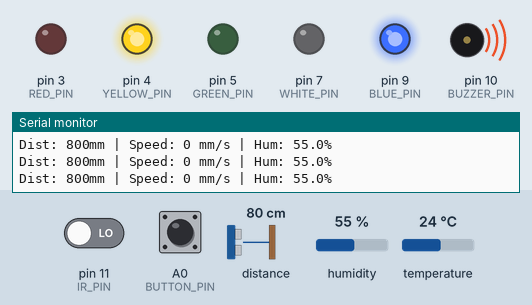
Bench run of a sketch on a simulated Arduino Uno, built with avr-gcc and run on an emulated ATmega328P. On the bench: output pins drawn as LEDs (lit = HIGH), buzzer (waves = sounding, pin HIGH), the last lines printed to the serial monitor. The inputs (shaded band) are chosen by the test bench; at power-on: A0 (BUTTON_PIN) HIGH, humidity 55 %, pin 11 (IR_PIN) LOW, distance to the obstacle 80 cm, temperature 24 °C.

Above: at 1.2 s.
1.3 s: A0 (BUTTON_PIN) pulled LOW for 0.15 s
At 1.65 s:
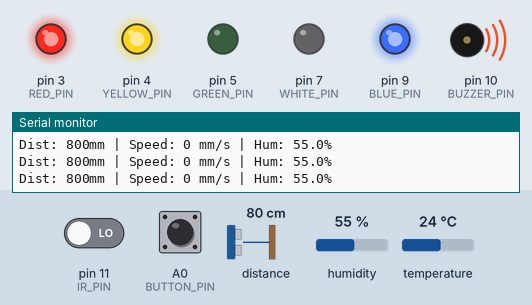
At 2.0 s:
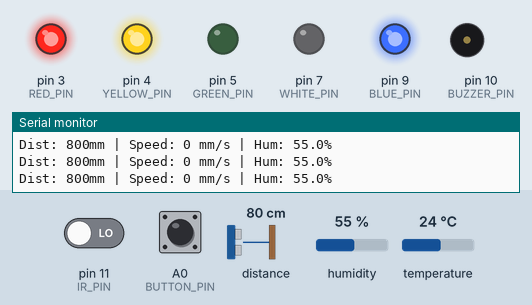
4.3 s: humidity set to 84 %
5.8 s: humidity set to 87 %
At 6.5 s:
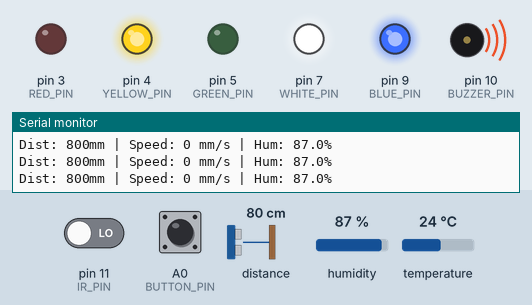
7.3 s: pin 11 (IR_PIN) driven HIGH
At 8.4 s:
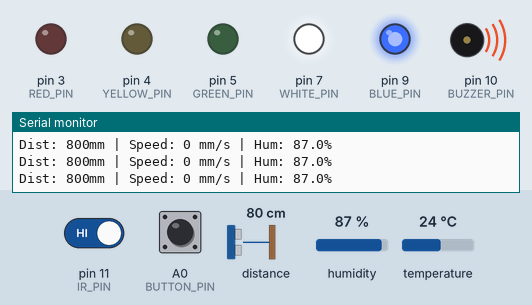
8.8 s: distance to the obstacle set to 27 cm
11.8 s: distance to the obstacle set to 23 cm
Timing chart, 0 to 14.8 s (numbered marks = the images above; inputs shaded):
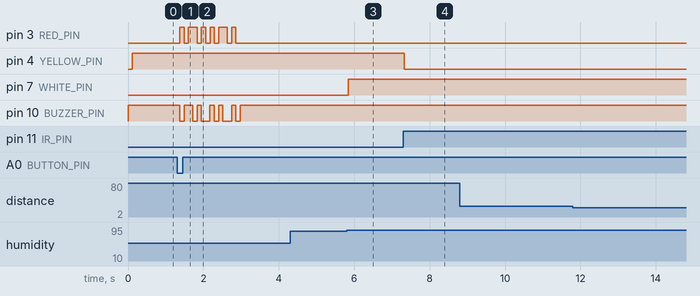

Measured:
- the behaviour switches between 85 and 86 % on humidity (found by bisection; images 2 and 3)
- after the input at 1.3 s, pin 3 (RED_PIN): LOW → HIGH after 0.07 s, → LOW 0.11 s later, → HIGH 0.11 s later, → LOW 0.23 s later, … (12 changes in this stretch); pin 10 (BUZZER_PIN): HIGH → LOW after 0.07 s, → HIGH 0.11 s later, → LOW 0.23 s later, → HIGH 0.11 s later, … (12 changes in this stretch)
- after the input at 5.8 s, pin 7 (WHITE_PIN): LOW → HIGH at once
- after the input at 7.3 s, pin 4 (YELLOW_PIN): HIGH → LOW at once

The sketch:

fusion_perception.ino
```cpp
/*
 * 智能驾驶感知系统 - 绝对编译通过且防卡死版
 * 修复：修正函数名拼写错误，优化初始化顺序，确保蓝灯必亮。
 */
#include <Wire.h>
#include <VL53L0X.h>
#include <Adafruit_AHTX0.h>

// ================= 1. 引脚定义 =================
#define IR_PIN        11
#define BUZZER_PIN    10   // 蜂鸣器 (低电平触发)
#define BLUE_PIN      9    // 系统运行指示
#define WHITE_PIN     7    // 湿度高/下雨
#define YELLOW_PIN    4    // 红外避障
#define RED_PIN       3    // 快速逼近警告 / 变道失败
#define GREEN_PIN     5    // 变道成功
#define BUTTON_PIN    A0   // 变道按键

// ================= 2. 核心阈值 =================
#define HUM_ON        85.0  // 湿度开灯
#define HUM_OFF       75.0  // 湿度关灯防抖
#define TOF_MAX_DIST  800   // 雷达警告距离 (80cm)
#define APPROACH_SPD  1000  // 快速靠近速度阈值 (mm/s)

// ================= 3. 全局变量 =================
VL53L0X tof;
Adafruit_AHTX0 aht;

unsigned long lastTime = 0;
int lastDist = -1;
float rawSpeed = 0.0;
float smoothSpeed = 0.0;

bool whiteLedOn = false;
bool btnReady = true;
unsigned long redFlashStartTime = 0;
unsigned long greenStartTime = 0;

bool isApproachWarning = false;
bool isRedFlashing = false;
bool isGreenLit = false;

// ================= 4. 初始化 setup =================
void setup() {
  Serial.begin(9600);

  // 1. 最先初始化所有输出引脚，并强制点亮蓝灯！
  pinMode(BLUE_PIN, OUTPUT);   digitalWrite(BLUE_PIN, HIGH); // 只要进 setup，蓝灯立刻亮
  pinMode(BUZZER_PIN, OUTPUT); digitalWrite(BUZZER_PIN, HIGH); // 默认关闭
  pinMode(WHITE_PIN, OUTPUT);  digitalWrite(WHITE_PIN, LOW);
  pinMode(YELLOW_PIN, OUTPUT); digitalWrite(YELLOW_PIN, LOW);
  pinMode(RED_PIN, OUTPUT);    digitalWrite(RED_PIN, LOW);
  pinMode(GREEN_PIN, OUTPUT);  digitalWrite(GREEN_PIN, LOW);

  // 2. 初始化输入引脚
  pinMode(BUTTON_PIN, INPUT_PULLUP);
  pinMode(IR_PIN, INPUT);

  // 3. 最后再初始化容易卡顿的传感器 (I2C)
  Wire.begin();
  Serial.println("Blue LED is ON. System started.");

  // 4. 雷达初始化（增加容错，初始化失败也不会卡死程序）
  tof.setTimeout(500);
  if (!tof.init()) {
    Serial.println("WARNING: VL53L0X Sensor Failed. But system continues!");
  } else {
    tof.startContinuous(50);
    Serial.println("VL53L0X Sensor is Ready.");
  }

  // 5. 温湿度初始化
  if (!aht.begin()) {
    Serial.println("WARNING: AHT20 Sensor Failed.");
  }
}

// ================= 5. 主循环 loop =================
void loop() {
  unsigned long now = millis();

  // --- A. 传感器数据读取 ---
  int dist = -1;
  // 只有雷达初始化成功才读取，防止程序卡死
  if (tof.init()) {
    dist = tof.readRangeContinuousMillimeters();
    if (tof.timeoutOccurred() || dist <= 0 || dist > 2000) {
      dist = -1; // 数据无效，标记为 -1
    }
  }

  // 计算并强力平滑速度 (过滤掉传感器微小抖动)
  if (dist >= 0 && lastDist >= 0 && (now - lastTime) >= 50) {
    float dt = (now - lastTime) / 1000.0;
    rawSpeed = (lastDist - dist) / dt;
    smoothSpeed = smoothSpeed * 0.7 + rawSpeed * 0.3; // 0.7的平滑权重
    lastTime = now;
  }
  lastDist = dist;

  // 读取温湿度数据
  sensors_event_t h, t;
  if (aht.getEvent(&h, &t)) {
    if (h.relative_humidity > HUM_ON && !whiteLedOn) whiteLedOn = true;
    else if (h.relative_humidity < HUM_OFF && whiteLedOn) whiteLedOn = false;
  }

  bool irBlocked = (digitalRead(IR_PIN) == LOW);
  bool btnPressed = (digitalRead(BUTTON_PIN) == LOW);

  // --- B. 串口打印 (方便调试雷达警告) ---
  Serial.print("Dist: "); Serial.print(dist);
  Serial.print("mm | Speed: "); Serial.print(smoothSpeed, 0); Serial.print(" mm/s");
  Serial.print(" | Hum: "); Serial.print(h.relative_humidity, 1); Serial.print("%");
  Serial.println();

  // --- C. 核心逻辑控制 (互不干扰) ---

  // 1. 【常驻】红外避障黄灯 (不受按键影响)
  digitalWrite(YELLOW_PIN, irBlocked ? HIGH : LOW);

  // 2. 【白灯】湿度控制 (彻底不参与雷达报警)
  if (!isApproachWarning && !isRedFlashing) {
    digitalWrite(WHITE_PIN, whiteLedOn ? HIGH : LOW);
  }

  // 3. 【最高级】雷达快速逼近警告 (红灯快闪 + 蜂鸣器鸣叫)
  // 只有在距离小于80cm 且 平滑后的速度大于 1000mm/s 时报警
  if (dist > 0 && dist < TOF_MAX_DIST && smoothSpeed > APPROACH_SPD) {
    isApproachWarning = true;

    // 雷达报警节奏 (150毫秒闪烁一次)
    if (now % 150 < 75) {
      digitalWrite(RED_PIN, HIGH);
      digitalWrite(BUZZER_PIN, LOW);  // 低电平响
    } else {
      digitalWrite(RED_PIN, LOW);
      digitalWrite(BUZZER_PIN, HIGH); // 高电平停
    }
  } else {
    isApproachWarning = false;
    digitalWrite(BUZZER_PIN, HIGH); // 无警告时关闭蜂鸣器
  }

  // 4. 【变道】按键逻辑 (只有在非雷达警告时才能触发)
  if (btnPressed && btnReady && !isApproachWarning) {
    btnReady = false; // 锁定按键，防止连按

    if (irBlocked) {
      // 变道失败：红灯闪烁 + 蜂鸣器响
      isRedFlashing = true;
      redFlashStartTime = now;
    } else {
      // 变道成功：绿灯亮1秒
      isGreenLit = true;
      greenStartTime = now;
    }
  }
  if (!btnPressed) btnReady = true; // 手松开解锁按键

  // 变道失败：红灯闪烁逻辑
  if (isRedFlashing && !isApproachWarning) {
    if (now % 200 < 100) digitalWrite(RED_PIN, HIGH);
    else digitalWrite(RED_PIN, LOW);

    if (now % 300 < 150) digitalWrite(BUZZER_PIN, LOW);
    else digitalWrite(BUZZER_PIN, HIGH);

    // 1.5秒后自动停止
    if (now - redFlashStartTime > 1500) {
      isRedFlashing = false;
      digitalWrite(RED_PIN, LOW);
      digitalWrite(BUZZER_PIN, HIGH);
    }
  }

  // 变道成功：绿灯逻辑
  if (isGreenLit && !isApproachWarning) {
    digitalWrite(GREEN_PIN, HIGH);
    if (now - greenStartTime > 1000) {
      isGreenLit = false;
      digitalWrite(GREEN_PIN, LOW);
    }
  }
}
```
